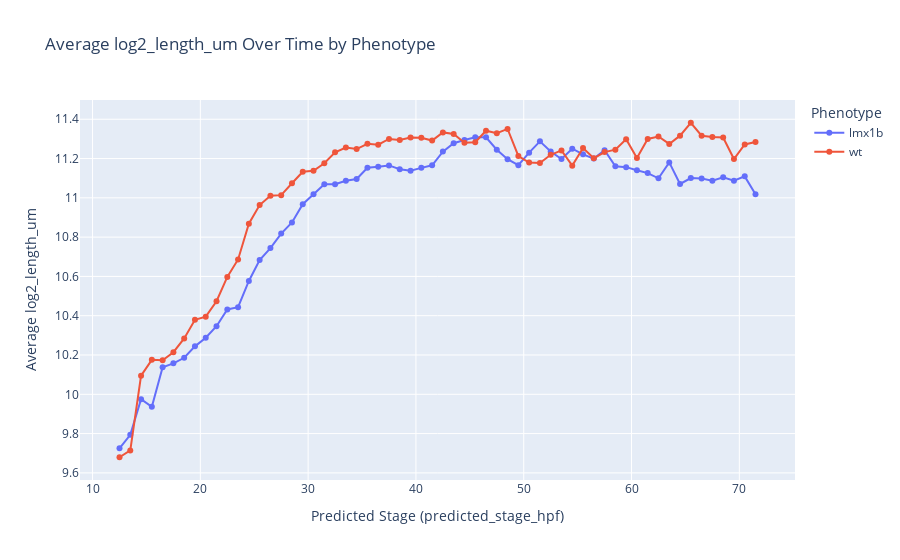
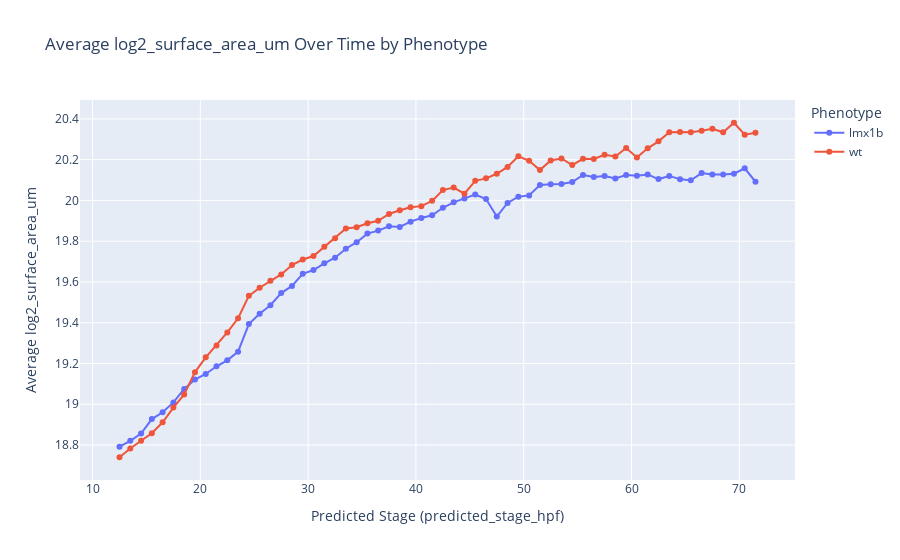

The code cell stored with these charts, in order, in its notebook:
### Code cell
# Call the plotting function
fig = plot_average_surface_area_over_time(
    df_augmented=df_augmented[df_augmented["phenotype"] != "inj-ctrl"],
    window_size=1.0,  # Adjust the window size as needed
    value_col='log2_length_um',  # Column to average
    time_col='predicted_stage_hpf',  # Time or stage column
    group_col='phenotype',  # Grouping column
    save_dir=save_dir,  # Directory to save the plot
    file_name='average_surface_area_over_time.html'  # Output filename
)

# To display the plot in an interactive environment (e.g., Jupyter Notebook)
fig.show()

# Call the plotting function
fig = plot_average_surface_area_over_time(
    df_augmented=df_augmented[df_augmented["phenotype"] != "inj-ctrl"],
    window_size=1.0,  # Adjust the window size as needed
    value_col='log2_surface_area_um',  # Column to average
    time_col='predicted_stage_hpf',  # Time or stage column
    group_col='phenotype',  # Grouping column
    save_dir=save_dir,  # Directory to save the plot
    file_name='average_surface_area_over_time.html'  # Output filename
)

# To display the plot in an interactive environment (e.g., Jupyter Notebook)
fig.show()

### Figure 1 — Plotly figure (JSON) as saved in the notebook; plotly's stock layout.template omitted (floating-point values rounded to 4 significant figures)
{"data": [{"customdata": [[41], [40], [52], [41], [45], [43], [39], [32], [35], [34], [33], [35], [237], [238], [241], [241], [221], [203], [198], [188], [175], [162], [147], [138], [137], [135], [133], [131], [121], [114], [104], [99], [96], [90], [52], [21], [29], [43], [30], [31], [33], [32], [30], [25], [31], [26], [33], [21], [29], [21], [24], [23], [19], [23], [16], [25], [14], [23], [15], [7]], "hovertemplate": "Phenotype=lmx1b<br>Predicted Stage (predicted_stage_hpf)=%{x}<br>Average log2_length_um=%{y}<br>count=%{customdata[0]}<extra></extra>", "legendgroup": "lmx1b", "line": {"color": "#636efa", "dash": "solid"}, "marker": {"symbol": "circle"}, "mode": "lines+markers", "name": "lmx1b", "orientation": "v", "showlegend": true, "type": "scatter", "x": [12.5, 13.5, 14.5, 15.5, 16.5, 17.5, 18.5, 19.5, 20.5, 21.5, 22.5, 23.5, 24.5, 25.5, 26.5, 27.5, 28.5, 29.5, 30.5, 31.5, 32.5, 33.5, 34.5, 35.5, 36.5, 37.5, 38.5, 39.5, 40.5, 41.5, 42.5, 43.5, 44.5, 45.5, 46.5, 47.5, 48.5, 49.5, 50.5, 51.5, 52.5, 53.5, 54.5, 55.5, 56.5, 57.5, 58.5, 59.5, 60.5, 61.5, 62.5, 63.5, 64.5, 65.5, 66.5, 67.5, 68.5, 69.5, 70.5, 71.5], "xaxis": "x", "y": [9.725, 9.794, 9.975, 9.936, 10.14, 10.16, 10.19, 10.24, 10.29, 10.35, 10.43, 10.44, 10.58, 10.68, 10.74, 10.82, 10.87, 10.97, 11.02, 11.07, 11.07, 11.09, 11.1, 11.15, 11.16, 11.17, 11.15, 11.14, 11.15, 11.17, 11.24, 11.28, 11.29, 11.31, 11.31, 11.25, 11.2, 11.17, 11.23, 11.29, 11.24, 11.2, 11.25, 11.22, 11.2, 11.24, 11.16, 11.16, 11.14, 11.13, 11.1, 11.18, 11.07, 11.1, 11.1, 11.09, 11.1, 11.09, 11.11, 11.02], "yaxis": "y"}, {"customdata": [[41], [36], [74], [79], [91], [109], [102], [97], [91], [98], [109], [98], [220], [214], [204], [180], [186], [167], [168], [155], [167], [147], [151], [154], [127], [121], [132], [100], [95], [79], [65], [64], [49], [54], [46], [37], [57], [39], [31], [22], [20], [23], [16], [24], [15], [25], [16], [22], [20], [16], [18], [8], [12], [7], [12], [6], [12], [7], [9], [3]], "hovertemplate": "Phenotype=wt<br>Predicted Stage (predicted_stage_hpf)=%{x}<br>Average log2_length_um=%{y}<br>count=%{customdata[0]}<extra></extra>", "legendgroup": "wt", "line": {"color": "#EF553B", "dash": "solid"}, "marker": {"symbol": "circle"}, "mode": "lines+markers", "name": "wt", "orientation": "v", "showlegend": true, "type": "scatter", "x": [12.5, 13.5, 14.5, 15.5, 16.5, 17.5, 18.5, 19.5, 20.5, 21.5, 22.5, 23.5, 24.5, 25.5, 26.5, 27.5, 28.5, 29.5, 30.5, 31.5, 32.5, 33.5, 34.5, 35.5, 36.5, 37.5, 38.5, 39.5, 40.5, 41.5, 42.5, 43.5, 44.5, 45.5, 46.5, 47.5, 48.5, 49.5, 50.5, 51.5, 52.5, 53.5, 54.5, 55.5, 56.5, 57.5, 58.5, 59.5, 60.5, 61.5, 62.5, 63.5, 64.5, 65.5, 66.5, 67.5, 68.5, 69.5, 70.5, 71.5], "xaxis": "x", "y": [9.68, 9.714, 10.09, 10.18, 10.17, 10.21, 10.28, 10.38, 10.4, 10.47, 10.6, 10.69, 10.87, 10.96, 11.01, 11.01, 11.07, 11.13, 11.14, 11.18, 11.23, 11.26, 11.25, 11.27, 11.27, 11.3, 11.29, 11.31, 11.31, 11.29, 11.33, 11.32, 11.28, 11.28, 11.34, 11.33, 11.35, 11.21, 11.18, 11.18, 11.22, 11.24, 11.16, 11.25, 11.2, 11.23, 11.25, 11.3, 11.2, 11.3, 11.31, 11.27, 11.32, 11.38, 11.32, 11.31, 11.31, 11.2, 11.27, 11.28], "yaxis": "y"}], "layout": {"hovermode": "x unified", "legend": {"title": {"text": "Phenotype"}, "tracegroupgap": 0}, "title": {"text": "Average log2_length_um Over Time by Phenotype"}, "xaxis": {"anchor": "y", "domain": [0, 1], "title": {"text": "Predicted Stage (predicted_stage_hpf)"}}, "yaxis": {"anchor": "x", "domain": [0, 1], "title": {"text": "Average log2_length_um"}}}}

### Figure 2 — Plotly figure (JSON) as saved in the notebook; plotly's stock layout.template omitted (floating-point values rounded to 4 significant figures)
{"data": [{"customdata": [[41], [40], [52], [41], [45], [43], [39], [32], [35], [34], [33], [35], [237], [238], [241], [241], [221], [203], [198], [188], [175], [162], [147], [138], [137], [135], [133], [131], [121], [114], [104], [99], [96], [90], [52], [21], [29], [43], [30], [31], [33], [32], [30], [25], [31], [26], [33], [21], [29], [21], [24], [23], [19], [23], [16], [25], [14], [23], [15], [7]], "hovertemplate": "Phenotype=lmx1b<br>Predicted Stage (predicted_stage_hpf)=%{x}<br>Average log2_surface_area_um=%{y}<br>count=%{customdata[0]}<extra></extra>", "legendgroup": "lmx1b", "line": {"color": "#636efa", "dash": "solid"}, "marker": {"symbol": "circle"}, "mode": "lines+markers", "name": "lmx1b", "orientation": "v", "showlegend": true, "type": "scatter", "x": [12.5, 13.5, 14.5, 15.5, 16.5, 17.5, 18.5, 19.5, 20.5, 21.5, 22.5, 23.5, 24.5, 25.5, 26.5, 27.5, 28.5, 29.5, 30.5, 31.5, 32.5, 33.5, 34.5, 35.5, 36.5, 37.5, 38.5, 39.5, 40.5, 41.5, 42.5, 43.5, 44.5, 45.5, 46.5, 47.5, 48.5, 49.5, 50.5, 51.5, 52.5, 53.5, 54.5, 55.5, 56.5, 57.5, 58.5, 59.5, 60.5, 61.5, 62.5, 63.5, 64.5, 65.5, 66.5, 67.5, 68.5, 69.5, 70.5, 71.5], "xaxis": "x", "y": [18.79, 18.82, 18.86, 18.93, 18.96, 19.01, 19.07, 19.12, 19.15, 19.19, 19.22, 19.26, 19.39, 19.44, 19.49, 19.55, 19.58, 19.64, 19.66, 19.69, 19.72, 19.76, 19.79, 19.84, 19.85, 19.87, 19.87, 19.9, 19.91, 19.93, 19.96, 19.99, 20.01, 20.03, 20.01, 19.92, 19.99, 20.02, 20.02, 20.08, 20.08, 20.08, 20.09, 20.12, 20.11, 20.12, 20.11, 20.12, 20.12, 20.13, 20.1, 20.12, 20.1, 20.1, 20.13, 20.13, 20.13, 20.13, 20.16, 20.09], "yaxis": "y"}, {"customdata": [[41], [36], [74], [79], [91], [109], [102], [97], [91], [98], [109], [98], [220], [214], [204], [180], [186], [167], [168], [155], [167], [147], [151], [154], [127], [121], [132], [100], [95], [79], [65], [64], [49], [54], [46], [37], [57], [39], [31], [22], [20], [23], [16], [24], [15], [25], [16], [22], [20], [16], [18], [8], [12], [7], [12], [6], [12], [7], [9], [3]], "hovertemplate": "Phenotype=wt<br>Predicted Stage (predicted_stage_hpf)=%{x}<br>Average log2_surface_area_um=%{y}<br>count=%{customdata[0]}<extra></extra>", "legendgroup": "wt", "line": {"color": "#EF553B", "dash": "solid"}, "marker": {"symbol": "circle"}, "mode": "lines+markers", "name": "wt", "orientation": "v", "showlegend": true, "type": "scatter", "x": [12.5, 13.5, 14.5, 15.5, 16.5, 17.5, 18.5, 19.5, 20.5, 21.5, 22.5, 23.5, 24.5, 25.5, 26.5, 27.5, 28.5, 29.5, 30.5, 31.5, 32.5, 33.5, 34.5, 35.5, 36.5, 37.5, 38.5, 39.5, 40.5, 41.5, 42.5, 43.5, 44.5, 45.5, 46.5, 47.5, 48.5, 49.5, 50.5, 51.5, 52.5, 53.5, 54.5, 55.5, 56.5, 57.5, 58.5, 59.5, 60.5, 61.5, 62.5, 63.5, 64.5, 65.5, 66.5, 67.5, 68.5, 69.5, 70.5, 71.5], "xaxis": "x", "y": [18.74, 18.78, 18.82, 18.86, 18.91, 18.98, 19.05, 19.16, 19.23, 19.29, 19.35, 19.42, 19.53, 19.57, 19.61, 19.64, 19.68, 19.71, 19.73, 19.77, 19.81, 19.86, 19.87, 19.89, 19.9, 19.93, 19.95, 19.97, 19.97, 20.0, 20.05, 20.06, 20.03, 20.1, 20.11, 20.13, 20.16, 20.22, 20.19, 20.15, 20.2, 20.21, 20.17, 20.2, 20.2, 20.22, 20.22, 20.26, 20.21, 20.26, 20.29, 20.33, 20.34, 20.33, 20.34, 20.35, 20.33, 20.38, 20.32, 20.33], "yaxis": "y"}], "layout": {"hovermode": "x unified", "legend": {"title": {"text": "Phenotype"}, "tracegroupgap": 0}, "title": {"text": "Average log2_surface_area_um Over Time by Phenotype"}, "xaxis": {"anchor": "y", "domain": [0, 1], "title": {"text": "Predicted Stage (predicted_stage_hpf)"}}, "yaxis": {"anchor": "x", "domain": [0, 1], "title": {"text": "Average log2_surface_area_um"}}}}
